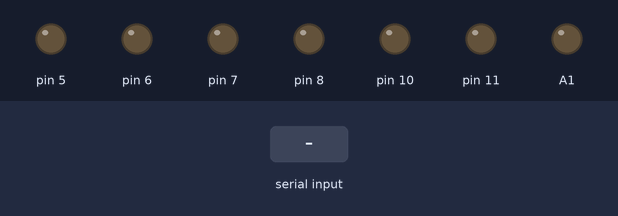
The sketch below on a simulated Arduino Uno, built with avr-gcc and run on an emulated ATmega328P. On the bench: output pins drawn as LEDs (lit = HIGH). The inputs (shaded band) are chosen by the test bench.

Above: at 1.2 s.
1.3 s: "1" received over the second serial link
At 2.5 s:
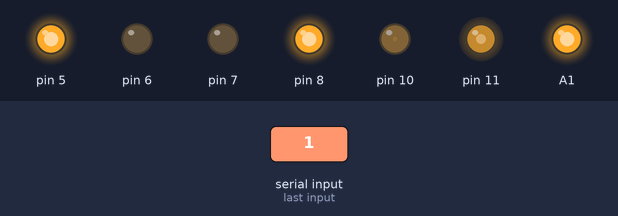
2.8 s: "0" received over the second serial link
At 3.6 s:
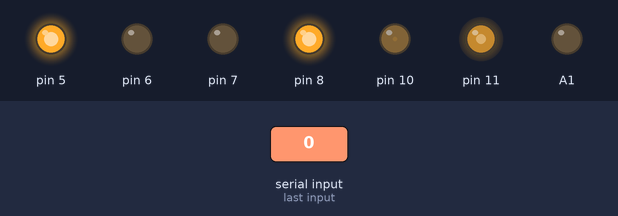
Timing chart, 0 to 5.8 s (numbered marks = the images above; inputs shaded):
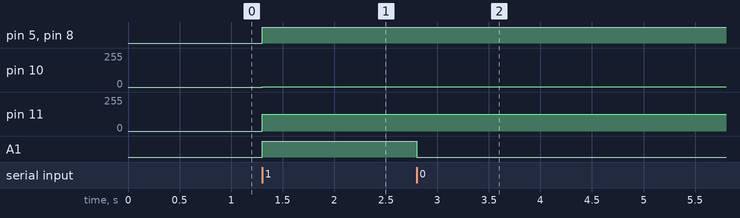

The sketch:

motores_TEST.ino
```cpp
#include <PWM.h>
#include <SoftwareSerial.h>


/*
   Prueba de M1 o de M2. Programar la funcion moverMotores con el valor de PWM1 y PWM2 deseado y enviar caracteres por BT para
   arrancar o frenar los motores.
     Enviar 1 para mover.
     Enviar cualquier otro caracter para frenar.

*/

// M1

#define INA_M1  7
#define INB_M1  8
#define PWM_M1  11  // 9 for NANO, 11 for MEGA
#define CS_M1   A0

// M2

#define INA_M2  6
#define INB_M2  5
#define PWM_M2  10  // 10 for NANO, 12 for MEGA
#define CS_M2   A2

// M1 y M2

#define FREQUENCY 700 // pwm freq. Hz
#define EN_M  A1 // PIN A1
#define VEL_MAX 100 // max speed %


SoftwareSerial mySerial(13, 12); // RX, TX  // (13,12) en MEGA, (12,11) en el NANO

char a = 2;

void setup() {
   mySerial.begin(9600);
   mySerial.println("Mandar '1' para arrancar.  Para frenar mandar cualquier otro caracter.");
   init_motores(INA_M1,INB_M1,INA_M2,INB_M2,EN_M);
   apagar_motores(EN_M);
}

void loop() {
   while (mySerial.available() < 1) {}
     a = mySerial.read();


   switch(a) {
       case '1': mover_motores(INA_M1, INB_M1, INA_M2, INB_M2, EN_M, PWM_M1, PWM_M2, 50, 1);
                 mySerial.println("MOVIENDO...");
               //mySerial.println(analogRead(A0));
               break;
       default : apagar_motores(EN_M);
                 mySerial.println("DETENIDO");
               break;

   }

}


void init_motores(int ina_m1, int inb_m1, int ina_m2, int inb_m2, int en) {
    InitTimersSafe();
    SetPinFrequencySafe(PWM_M1, FREQUENCY);
    SetPinFrequencySafe(PWM_M2, FREQUENCY);
    pinMode(ina_m1,OUTPUT);
    pinMode(inb_m1,OUTPUT);
    pinMode(ina_m2,OUTPUT);
    pinMode(inb_m2,OUTPUT);
    pinMode(en,OUTPUT);
}

void apagar_motores(int en) {
    digitalWrite(en,0);
}

void mover_motores(int ina_m1, int inb_m1, int ina_m2, int inb_m2, int en, int pwm_m1, int pwm_m2, int pwm1, int pwm2) {

    digitalWrite(en,1); // enable motors
    int speed_m1 = 0;
    int speed_m2 = 0;

    if (pwm1 > 0) {
        digitalWrite(ina_m1,0);
        digitalWrite(inb_m1,1);
        speed_m1 = pwm1;
    }
    else if (pwm1 < 0) {
        digitalWrite(ina_m1,1);
        digitalWrite(inb_m1,0);
        speed_m1 = -pwm1;
    }
    else{
        digitalWrite(en,0);
    }
    pwmWrite(PWM_M1, int(((constrain(speed_m1,0,VEL_MAX)) / 100.0) * 255.0));
    if (pwm2 > 0) {
        digitalWrite(ina_m2,0);
        digitalWrite(inb_m2,1);
        speed_m2 = pwm2;
    }
    else if (pwm2 < 0) {
        digitalWrite(ina_m2,1);
        digitalWrite(inb_m2,0);
        speed_m2 = -pwm2;
    }
    else{
        digitalWrite(en,0);
    }
    pwmWrite(PWM_M2, int(((constrain(speed_m2,0,VEL_MAX)) / 100.0) * 255.0));

}

float m_cs(int cs_m) {
    float current = analogRead(cs_m)*500.0/1024.0;
    return current;
}
```

Measured:
- after the input at 1.3 s, pin 5, pin 8, A1: LOW → HIGH at once; pin 10: 0/255 → 2/255 at once; pin 11: 0/255 → 127/255 at once
- after the input at 2.8 s, A1: HIGH → LOW at once
